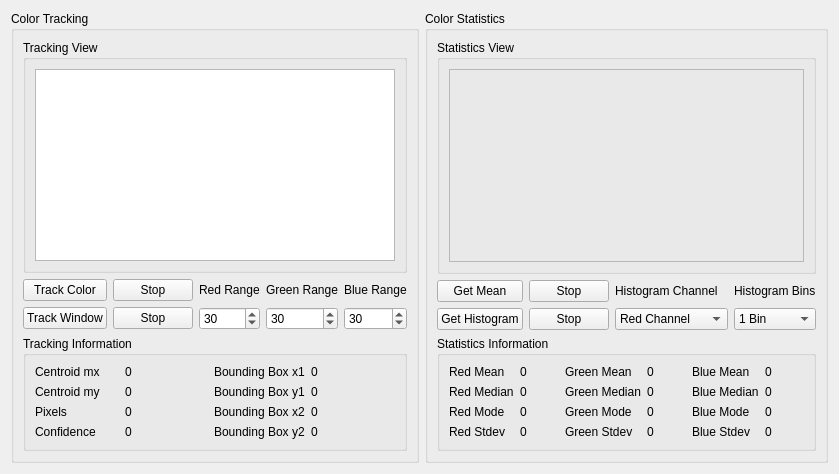
      <widget class="QWidget" name="Tracking">
       <attribute name="title">
        <string>Tracking</string>
       </attribute>
       <layout class="QHBoxLayout" name="trackingTabLayout">
        <item>
         <widget class="QGroupBox" name="colorTrackingGroupBox">
          <property name="title">
           <string>Color Tracking</string>
          </property>
          <layout class="QGridLayout" name="colorTrackingLayout">
           <item row="2" column="0">
            <widget class="QPushButton" name="TCStartPushButton">
             <property name="text">
              <string>Track Color</string>
             </property>
            </widget>
           </item>
           <item row="2" column="1">
            <widget class="QPushButton" name="TCStopPushButton">
             <property name="text">
              <string>Stop</string>
             </property>
            </widget>
           </item>
           <item row="3" column="0">
            <widget class="QPushButton" name="TWStartPushButton">
             <property name="text">
              <string>Track Window</string>
             </property>
            </widget>
           </item>
           <item row="3" column="1">
            <widget class="QPushButton" name="TWStopPushButton">
             <property name="text">
              <string>Stop</string>
             </property>
            </widget>
           </item>
           <item row="4" column="0" colspan="5">
            <widget class="QGroupBox" name="colorTrackingInformationGB">
             <property name="sizePolicy">
              <sizepolicy hsizetype="Preferred" vsizetype="Maximum">
               <horstretch>0</horstretch>
               <verstretch>0</verstretch>
              </sizepolicy>
             </property>
             <property name="title">
              <string>Tracking Information</string>
             </property>
             <layout class="QGridLayout" name="trackingInformationLayout">
              <item row="0" column="0">
               <widget class="QLabel" name="centroidMXLabel">
                <property name="text">
                 <string>Centroid mx</string>
                </property>
               </widget>
              </item>
              <item row="0" column="1">
               <widget class="QLabel" name="centroidMXValue">
                <property name="text">
                 <string>0</string>
                </property>
               </widget>
              </item>
              <item row="0" column="2">
               <widget class="QLabel" name="boundingBoxX1Label">
                <property name="text">
                 <string>Bounding Box x1</string>
                </property>
               </widget>
              </item>
              <item row="0" column="3">
               <widget class="QLabel" name="boundingBoxX1Value">
                <property name="text">
                 <string>0</string>
                </property>
               </widget>
              </item>
              <item row="1" column="0">
               <widget class="QLabel" name="centroidMYLabel">
                <property name="text">
                 <string>Centroid my</string>
                </property>
               </widget>
              </item>
              <item row="1" column="1">
               <widget class="QLabel" name="centroidMYValue">
                <property name="text">
                 <string>0</string>
                </property>
               </widget>
              </item>
              <item row="1" column="2">
               <widget class="QLabel" name="boundingBoxY1Label">
                <property name="text">
                 <string>Bounding Box y1</string>
                </property>
               </widget>
              </item>
              <item row="1" column="3">
               <widget class="QLabel" name="boundingBoxY1Value">
                <property name="text">
                 <string>0</string>
                </property>
               </widget>
              </item>
              <item row="2" column="0">
               <widget class="QLabel" name="pixelsLabel">
                <property name="text">
                 <string>Pixels</string>
                </property>
               </widget>
              </item>
              <item row="2" column="1">
               <widget class="QLabel" name="pixelsValue">
                <property name="text">
                 <string>0</string>
                </property>
               </widget>
              </item>
              <item row="2" column="2">
               <widget class="QLabel" name="boundingBoxX2Label">
                <property name="text">
                 <string>Bounding Box x2</string>
                </property>
               </widget>
              </item>
              <item row="2" column="3">
               <widget class="QLabel" name="boundingBoxX2Value">
                <property name="text">
                 <string>0</string>
                </property>
               </widget>
              </item>
              <item row="3" column="0">
               <widget class="QLabel" name="confidenceLabel">
                <property name="text">
                 <string>Confidence</string>
                </property>
               </widget>
              </item>
              <item row="3" column="1">
               <widget class="QLabel" name="confidenceValue">
                <property name="text">
                 <string>0</string>
                </property>
               </widget>
              </item>
              <item row="3" column="2">
               <widget class="QLabel" name="boundingBoxY2Label">
                <property name="text">
                 <string>Bounding Box y2</string>
                </property>
               </widget>
              </item>
              <item row="3" column="3">
               <widget class="QLabel" name="boundingBoxY2Value">
                <property name="text">
                 <string>0</string>
                </property>
               </widget>
              </item>
             </layout>
            </widget>
           </item>
           <item row="3" column="2">
            <widget class="QSpinBox" name="TWRedRangeSpinBox">
             <property name="accelerated">
              <bool>true</bool>
             </property>
             <property name="maximum">
              <number>255</number>
             </property>
             <property name="value">
              <number>30</number>
             </property>
            </widget>
           </item>
           <item row="3" column="3">
            <widget class="QSpinBox" name="TWGreenRangeSpinBox">
             <property name="accelerated">
              <bool>true</bool>
             </property>
             <property name="maximum">
              <number>255</number>
             </property>
             <property name="value">
              <number>30</number>
             </property>
            </widget>
           </item>
           <item row="3" column="4">
            <widget class="QSpinBox" name="TWBlueRangeSpinBox">
             <property name="accelerated">
              <bool>true</bool>
             </property>
             <property name="maximum">
              <number>255</number>
             </property>
             <property name="value">
              <number>30</number>
             </property>
            </widget>
           </item>
           <item row="2" column="2">
            <widget class="QLabel" name="TWRedRangeLabel">
             <property name="text">
              <string>Red Range</string>
             </property>
            </widget>
           </item>
           <item row="2" column="3">
            <widget class="QLabel" name="TWGreenRangeLabel">
             <property name="text">
              <string>Green Range</string>
             </property>
            </widget>
           </item>
           <item row="2" column="4">
            <widget class="QLabel" name="TWBlueRangeLabel">
             <property name="text">
              <string>Blue Range</string>
             </property>
            </widget>
           </item>
           <item row="0" column="0" rowspan="2" colspan="5">
            <widget class="QGroupBox" name="trackingViewBox">
             <property name="title">
              <string>Tracking View</string>
             </property>
             <layout class="QHBoxLayout" name="trackingViewBoxLayout">
              <item>
               <widget class="QGraphicsView" name="colorTrackingView">
                <property name="verticalScrollBarPolicy">
                 <enum>Qt::ScrollBarAlwaysOff</enum>
                </property>
                <property name="horizontalScrollBarPolicy">
                 <enum>Qt::ScrollBarAlwaysOff</enum>
                </property>
               </widget>
              </item>
             </layout>
            </widget>
           </item>
          </layout>
         </widget>
        </item>
        <item>
         <widget class="QGroupBox" name="colorStatisticsGroupBox">
          <property name="title">
           <string>Color Statistics</string>
          </property>
          <layout class="QGridLayout" name="colorStatisticsLayout">
           <item row="0" column="0" colspan="4">
            <widget class="QGroupBox" name="statisticsViewBox">
             <property name="title">
              <string>Statistics View</string>
             </property>
             <layout class="QHBoxLayout" name="statisticsViewBoxLayout">
              <item>
               <widget class="QFrame" name="colorStatViewFrame">
                <property name="frameShape">
                 <enum>QFrame::StyledPanel</enum>
                </property>
                <property name="frameShadow">
                 <enum>QFrame::Sunken</enum>
                </property>
                <layout class="QGridLayout" name="colorStatViewLayout">
                 <property name="margin">
                  <number>0</number>
                 </property>
                 <item row="0" column="0">
                  <widget class="QCustomPlot" name="colorStatisticsView" native="true"/>
                 </item>
                </layout>
               </widget>
              </item>
             </layout>
            </widget>
           </item>
           <item row="1" column="0">
            <widget class="QPushButton" name="GMStartPushButton">
             <property name="text">
              <string>Get Mean</string>
             </property>
            </widget>
           </item>
           <item row="1" column="1">
            <widget class="QPushButton" name="GMStopPushButton">
             <property name="text">
              <string>Stop</string>
             </property>
            </widget>
           </item>
           <item row="1" column="2">
            <widget class="QLabel" name="GHChannelLabel">
             <property name="text">
              <string>Histogram Channel</string>
             </property>
            </widget>
           </item>
           <item row="1" column="3">
            <widget class="QLabel" name="GHBinsLabel">
             <property name="text">
              <string>Histogram Bins</string>
             </property>
            </widget>
           </item>
           <item row="2" column="0">
            <widget class="QPushButton" name="GHStartPushButton">
             <property name="text">
              <string>Get Histogram</string>
             </property>
            </widget>
           </item>
           <item row="2" column="1">
            <widget class="QPushButton" name="GHStopPushButton">
             <property name="text">
              <string>Stop</string>
             </property>
            </widget>
           </item>
           <item row="2" column="2">
            <widget class="QComboBox" name="GHChannelComboBox">
             <item>
              <property name="text">
               <string>Red Channel</string>
              </property>
             </item>
             <item>
              <property name="text">
               <string>Green Channel</string>
              </property>
             </item>
             <item>
              <property name="text">
               <string>Blue Channel</string>
              </property>
             </item>
            </widget>
           </item>
           <item row="2" column="3">
            <widget class="QComboBox" name="GHBinsComboBox">
             <item>
              <property name="text">
               <string>1 Bin</string>
              </property>
             </item>
             <item>
              <property name="text">
               <string>2 Bins</string>
              </property>
             </item>
             <item>
              <property name="text">
               <string>4 Bins</string>
              </property>
             </item>
             <item>
              <property name="text">
               <string>8 Bins</string>
              </property>
             </item>
             <item>
              <property name="text">
               <string>16 Bins</string>
              </property>
             </item>
             <item>
              <property name="text">
               <string>32 Bins</string>
              </property>
             </item>
             <item>
              <property name="text">
               <string>64 Bins</string>
              </property>
             </item>
            </widget>
           </item>
           <item row="3" column="0" colspan="4">
            <widget class="QGroupBox" name="colorStatisticsInformationGB">
             <property name="sizePolicy">
              <sizepolicy hsizetype="Preferred" vsizetype="Maximum">
               <horstretch>0</horstretch>
               <verstretch>0</verstretch>
              </sizepolicy>
             </property>
             <property name="title">
              <string>Statistics Information</string>
             </property>
             <layout class="QGridLayout" name="statisticsInformationLayout">
              <item row="0" column="0">
               <widget class="QLabel" name="redMeanLabel">
                <property name="text">
                 <string>Red Mean</string>
                </property>
               </widget>
              </item>
              <item row="0" column="1">
               <widget class="QLabel" name="redMeanValue">
                <property name="text">
                 <string>0</string>
                </property>
               </widget>
              </item>
              <item row="0" column="2">
               <widget class="QLabel" name="greenMeanLabel">
                <property name="text">
                 <string>Green Mean</string>
                </property>
               </widget>
              </item>
              <item row="0" column="3">
               <widget class="QLabel" name="greenMeanValue">
                <property name="text">
                 <string>0</string>
                </property>
               </widget>
              </item>
              <item row="0" column="4">
               <widget class="QLabel" name="blueMeanLabel">
                <property name="text">
                 <string>Blue Mean</string>
                </property>
               </widget>
              </item>
              <item row="0" column="5">
               <widget class="QLabel" name="blueMeanValue">
                <property name="text">
                 <string>0</string>
                </property>
               </widget>
              </item>
              <item row="1" column="0">
               <widget class="QLabel" name="redMedianLabel">
                <property name="text">
                 <string>Red Median</string>
                </property>
               </widget>
              </item>
              <item row="1" column="1">
               <widget class="QLabel" name="redMedianValue">
                <property name="text">
                 <string>0</string>
                </property>
               </widget>
              </item>
              <item row="1" column="2">
               <widget class="QLabel" name="greenMedianLabel">
                <property name="text">
                 <string>Green Median</string>
                </property>
               </widget>
              </item>
              <item row="1" column="3">
               <widget class="QLabel" name="greenMedianValue">
                <property name="text">
                 <string>0</string>
                </property>
               </widget>
              </item>
              <item row="1" column="4">
               <widget class="QLabel" name="blueMedianLabel">
                <property name="text">
                 <string>Blue Median</string>
                </property>
               </widget>
              </item>
              <item row="1" column="5">
               <widget class="QLabel" name="blueMedianValue">
                <property name="text">
                 <string>0</string>
                </property>
               </widget>
              </item>
              <item row="2" column="0">
               <widget class="QLabel" name="redModeLabel">
                <property name="text">
                 <string>Red Mode</string>
                </property>
               </widget>
              </item>
              <item row="2" column="1">
               <widget class="QLabel" name="redModeValue">
                <property name="text">
                 <string>0</string>
                </property>
               </widget>
              </item>
              <item row="2" column="2">
               <widget class="QLabel" name="greenModeLabel">
                <property name="text">
                 <string>Green Mode</string>
                </property>
               </widget>
              </item>
              <item row="2" column="3">
               <widget class="QLabel" name="greenModeValue">
                <property name="text">
                 <string>0</string>
                </property>
               </widget>
              </item>
              <item row="2" column="4">
               <widget class="QLabel" name="blueModeLabel">
                <property name="text">
                 <string>Blue Mode</string>
                </property>
               </widget>
              </item>
              <item row="2" column="5">
               <widget class="QLabel" name="blueModeValue">
                <property name="text">
                 <string>0</string>
                </property>
               </widget>
              </item>
              <item row="3" column="0">
               <widget class="QLabel" name="redStdevLabel">
                <property name="text">
                 <string>Red Stdev</string>
                </property>
               </widget>
              </item>
              <item row="3" column="1">
               <widget class="QLabel" name="redStdevValue">
                <property name="text">
                 <string>0</string>
                </property>
               </widget>
              </item>
              <item row="3" column="2">
               <widget class="QLabel" name="greenStdevLabel">
                <property name="text">
                 <string>Green Stdev</string>
                </property>
               </widget>
              </item>
              <item row="3" column="3">
               <widget class="QLabel" name="greenStdevValue">
                <property name="text">
                 <string>0</string>
                </property>
               </widget>
              </item>
              <item row="3" column="4">
               <widget class="QLabel" name="blueStdevLabel">
                <property name="text">
                 <string>Blue Stdev</string>
                </property>
               </widget>
              </item>
              <item row="3" column="5">
               <widget class="QLabel" name="blueStdevValue">
                <property name="text">
                 <string>0</string>
                </property>
               </widget>
              </item>
             </layout>
            </widget>
           </item>
          </layout>
         </widget>
        </item>
       </layout>
      </widget>
